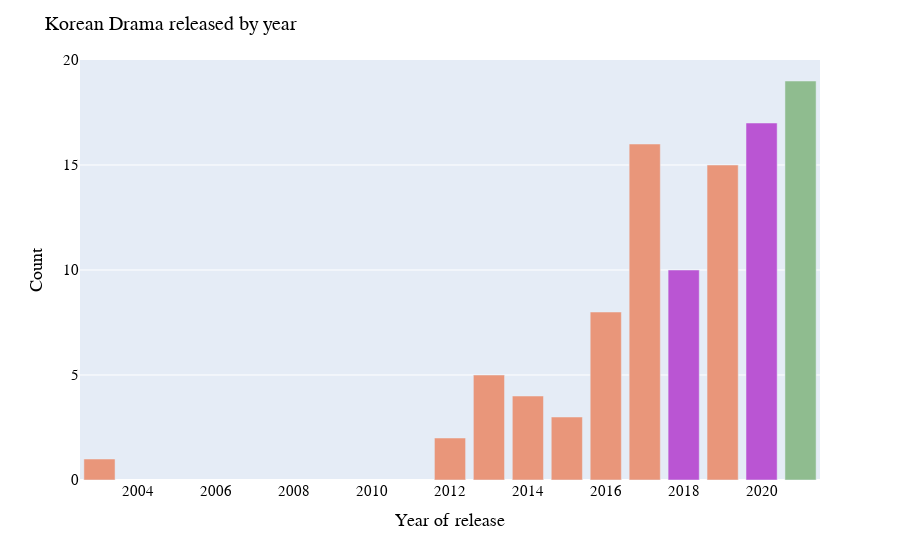

Here is the notebook cell this chart was saved with:
### Markdown cell above
##  Released Year and Aired On

### Code cell
kdrama.groupby('Year of release').size().reset_index().rename(columns = {0:'Count'})

fig = px.bar(data_frame = kdrama.groupby('Year of release').size().reset_index().rename(columns = {0:'Count'}),
              x = 'Year of release',
              y = 'Count')

colors = ['DarkSalmon'] * 12
colors[-2] = 'DarkSeaGreen'
colors [-3], colors[-5] = 'MediumOrchid','MediumOrchid'

fig.update_traces(marker_color = colors)

fig.update_layout(title = {'text':'Korean Drama released by year',
                           'font_size':20},
                  font = dict(family = "Driod Sans Mono, monospace",
                              size = 15,
                              color = 'black'))

fig.show()

### Figure 1 — Plotly figure (JSON) as saved in the notebook; plotly's stock layout.template omitted (floating-point values rounded to 4 significant figures)
{"data": [{"alignmentgroup": "True", "hovertemplate": "Year of release=%{x}<br>Count=%{y}<extra></extra>", "legendgroup": "", "marker": {"color": ["DarkSalmon", "DarkSalmon", "DarkSalmon", "DarkSalmon", "DarkSalmon", "DarkSalmon", "DarkSalmon", "MediumOrchid", "DarkSalmon", "MediumOrchid", "DarkSeaGreen", "DarkSalmon"], "pattern": {"shape": ""}}, "name": "", "offsetgroup": "", "orientation": "v", "showlegend": false, "textposition": "auto", "type": "bar", "x": [2003, 2012, 2013, 2014, 2015, 2016, 2017, 2018, 2019, 2020, 2021], "xaxis": "x", "y": [1, 2, 5, 4, 3, 8, 16, 10, 15, 17, 19], "yaxis": "y"}], "layout": {"barmode": "relative", "font": {"color": "black", "family": "Driod Sans Mono, monospace", "size": 15}, "legend": {"tracegroupgap": 0}, "margin": {"t": 60}, "title": {"font": {"size": 20}, "text": "Korean Drama released by year"}, "xaxis": {"anchor": "y", "domain": [0, 1], "title": {"text": "Year of release"}}, "yaxis": {"anchor": "x", "domain": [0, 1], "title": {"text": "Count"}}}}
